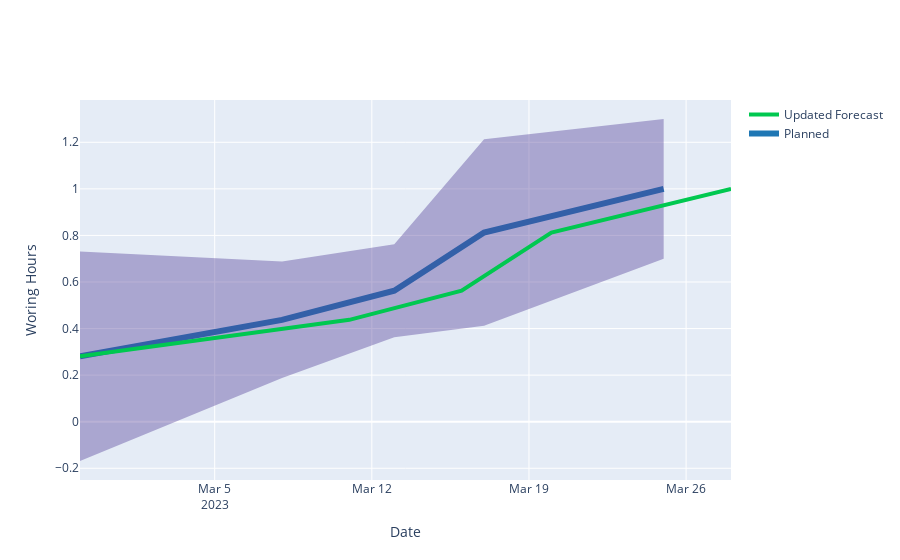

Notebook cell for this chart:
### Code cell
plot_completion_forecast(df[df["Request"]=="Graduate Recruitment"])

### Figure 1 — Plotly figure (JSON) as saved in the notebook; plotly's stock layout.template omitted (floating-point values rounded to 4 significant figures)
{"data": [{"line": {"color": "rgb(31, 119, 180)", "width": 6}, "mode": "lines", "name": "Planned", "type": "scatter", "x": ["2023-02-27T00:00:00", "2023-03-08T00:00:00", "2023-03-13T00:00:00", "2023-03-17T00:00:00", "2023-03-25T00:00:00"], "y": [0.2812, 0.4375, 0.5625, 0.8125, 1]}, {"line": {"width": 0}, "marker": {"color": "#444"}, "mode": "lines", "name": "Upper Bound", "showlegend": false, "type": "scatter", "x": ["2023-02-27T00:00:00", "2023-03-08T00:00:00", "2023-03-13T00:00:00", "2023-03-17T00:00:00", "2023-03-25T00:00:00"], "y": [0.7312, 0.6875, 0.7625, 1.212, 1.3]}, {"fill": "tonexty", "fillcolor": "rgba(80, 60, 150, 0.4)", "line": {"width": 0}, "marker": {"color": "#444"}, "mode": "lines", "name": "Lower Bound", "showlegend": false, "type": "scatter", "x": ["2023-02-27T00:00:00", "2023-03-08T00:00:00", "2023-03-13T00:00:00", "2023-03-17T00:00:00", "2023-03-25T00:00:00"], "y": [-0.1688, 0.1875, 0.3625, 0.4125, 0.7]}, {"line": {"color": "rgb(0, 200, 80)", "width": 4}, "mode": "lines", "name": "Updated Forecast", "type": "scatter", "x": ["2023-02-27T00:00:00", "2023-03-11T00:00:00", "2023-03-16T00:00:00", "2023-03-20T00:00:00", "2023-03-28T00:00:00"], "y": [0.2812, 0.4375, 0.5625, 0.8125, 1]}], "layout": {"xaxis": {"title": {"text": "Date"}}, "yaxis": {"title": {"text": "Woring Hours"}}}}
